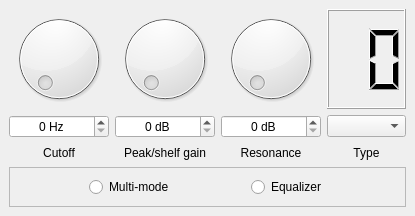
<?xml version="1.0" encoding="UTF-8"?>
<ui version="4.0">
 <class>DemoFiltersWindow</class>
 <widget class="QMainWindow" name="DemoFiltersWindow">
  <property name="geometry">
   <rect>
    <x>0</x>
    <y>0</y>
    <width>415</width>
    <height>216</height>
   </rect>
  </property>
  <widget class="QWidget" name="centralwidget">
   <layout class="QGridLayout" name="gridLayout_2">
    <item row="0" column="0">
     <widget class="QDial" name="dialCutoff"/>
    </item>
    <item row="0" column="1">
     <widget class="QDial" name="dialPkShGain"/>
    </item>
    <item row="0" column="2" rowspan="3">
     <widget class="QStackedWidget" name="stackedWidget">
      <property name="currentIndex">
       <number>0</number>
      </property>
      <widget class="QWidget" name="widget">
       <layout class="QGridLayout" name="gridLayout">
        <property name="leftMargin">
         <number>0</number>
        </property>
        <property name="topMargin">
         <number>0</number>
        </property>
        <property name="rightMargin">
         <number>0</number>
        </property>
        <property name="bottomMargin">
         <number>0</number>
        </property>
        <item row="0" column="0">
         <widget class="QDial" name="dialResonance"/>
        </item>
        <item row="0" column="1">
         <widget class="QLCDNumber" name="lcdType">
          <property name="digitCount">
           <number>2</number>
          </property>
         </widget>
        </item>
        <item row="1" column="0">
         <widget class="QSpinBox" name="spinResonance">
          <property name="alignment">
           <set>Qt::AlignCenter</set>
          </property>
          <property name="suffix">
           <string> dB</string>
          </property>
         </widget>
        </item>
        <item row="1" column="1">
         <widget class="QComboBox" name="comboBox"/>
        </item>
        <item row="2" column="0">
         <widget class="QLabel" name="label_2">
          <property name="text">
           <string>Resonance</string>
          </property>
          <property name="alignment">
           <set>Qt::AlignCenter</set>
          </property>
         </widget>
        </item>
        <item row="2" column="1">
         <widget class="QLabel" name="label_3">
          <property name="text">
           <string>Type</string>
          </property>
          <property name="alignment">
           <set>Qt::AlignCenter</set>
          </property>
         </widget>
        </item>
       </layout>
      </widget>
      <widget class="QWidget" name="widget_2">
       <layout class="QGridLayout" name="gridLayout_3">
        <property name="leftMargin">
         <number>0</number>
        </property>
        <property name="topMargin">
         <number>0</number>
        </property>
        <property name="rightMargin">
         <number>0</number>
        </property>
        <property name="bottomMargin">
         <number>0</number>
        </property>
        <item row="0" column="0">
         <widget class="QDial" name="dialBandwidth"/>
        </item>
        <item row="2" column="0">
         <widget class="QLabel" name="label_5">
          <property name="text">
           <string>Bandwidth</string>
          </property>
          <property name="alignment">
           <set>Qt::AlignCenter</set>
          </property>
         </widget>
        </item>
        <item row="1" column="0">
         <widget class="QSpinBox" name="spinBandwidth">
          <property name="alignment">
           <set>Qt::AlignCenter</set>
          </property>
          <property name="suffix">
           <string> oct</string>
          </property>
         </widget>
        </item>
        <item row="0" column="1" rowspan="3">
         <widget class="QWidget" name="widget_3" native="true"/>
        </item>
       </layout>
      </widget>
     </widget>
    </item>
    <item row="1" column="0">
     <widget class="QSpinBox" name="spinCutoff">
      <property name="alignment">
       <set>Qt::AlignCenter</set>
      </property>
      <property name="suffix">
       <string> Hz</string>
      </property>
     </widget>
    </item>
    <item row="1" column="1">
     <widget class="QSpinBox" name="spinPkShGain">
      <property name="alignment">
       <set>Qt::AlignCenter</set>
      </property>
      <property name="suffix">
       <string> dB</string>
      </property>
     </widget>
    </item>
    <item row="2" column="0">
     <widget class="QLabel" name="label">
      <property name="text">
       <string>Cutoff</string>
      </property>
      <property name="alignment">
       <set>Qt::AlignCenter</set>
      </property>
     </widget>
    </item>
    <item row="2" column="1">
     <widget class="QLabel" name="label_4">
      <property name="text">
       <string>Peak/shelf gain</string>
      </property>
      <property name="alignment">
       <set>Qt::AlignCenter</set>
      </property>
     </widget>
    </item>
    <item row="3" column="0" colspan="3">
     <widget class="QFrame" name="frame">
      <property name="frameShape">
       <enum>QFrame::StyledPanel</enum>
      </property>
      <property name="frameShadow">
       <enum>QFrame::Raised</enum>
      </property>
      <layout class="QHBoxLayout" name="horizontalLayout">
       <item>
        <spacer name="horizontalSpacer">
         <property name="orientation">
          <enum>Qt::Horizontal</enum>
         </property>
         <property name="sizeHint" stdset="0">
          <size>
           <width>40</width>
           <height>20</height>
          </size>
         </property>
        </spacer>
       </item>
       <item>
        <widget class="QRadioButton" name="btnMultiMode">
         <property name="text">
          <string>Multi-mode</string>
         </property>
        </widget>
       </item>
       <item>
        <spacer name="horizontalSpacer_3">
         <property name="orientation">
          <enum>Qt::Horizontal</enum>
         </property>
         <property name="sizeHint" stdset="0">
          <size>
           <width>40</width>
           <height>20</height>
          </size>
         </property>
        </spacer>
       </item>
       <item>
        <widget class="QRadioButton" name="btnEqMode">
         <property name="text">
          <string>Equalizer</string>
         </property>
        </widget>
       </item>
       <item>
        <spacer name="horizontalSpacer_2">
         <property name="orientation">
          <enum>Qt::Horizontal</enum>
         </property>
         <property name="sizeHint" stdset="0">
          <size>
           <width>40</width>
           <height>20</height>
          </size>
         </property>
        </spacer>
       </item>
      </layout>
     </widget>
    </item>
   </layout>
  </widget>
 </widget>
 <resources/>
 <connections/>
</ui>
